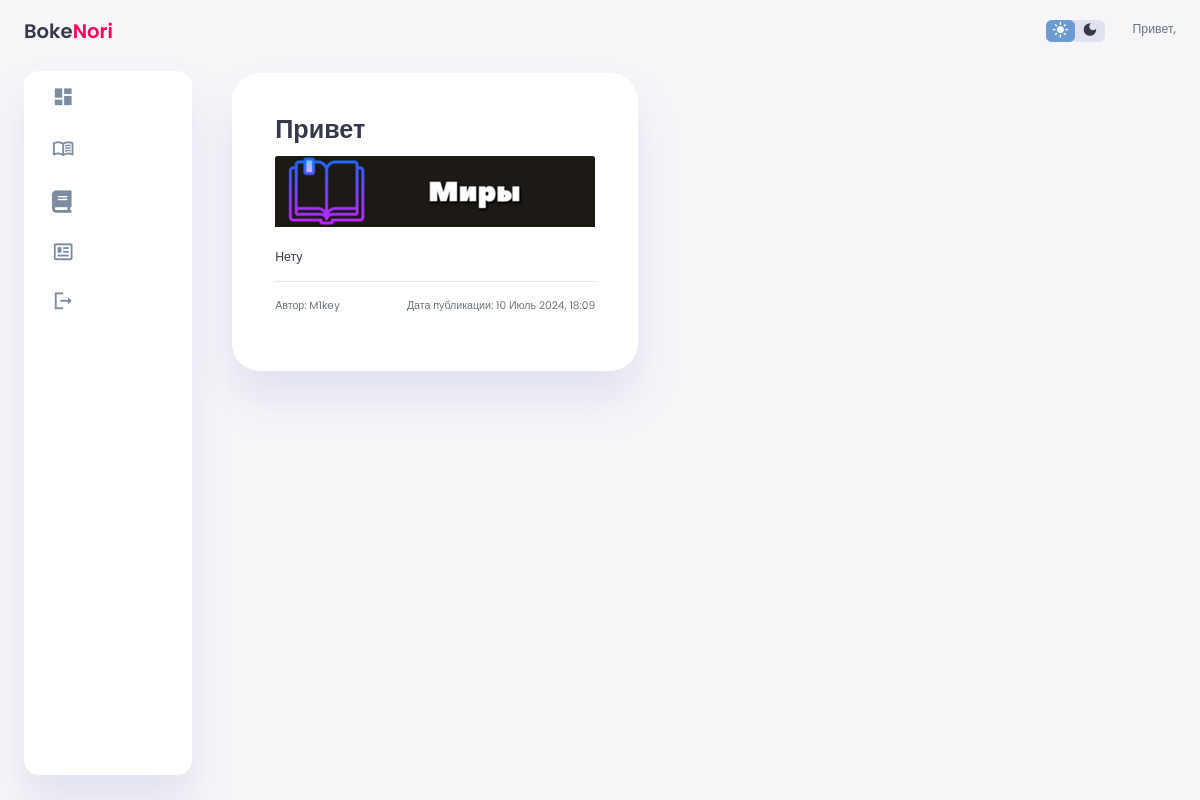
Screenshot of /news/8/ with the database file from the repository.
### applications/models.py (models this page shows, shortened)
class News(models.Model):
    title = models.CharField(max_length=200)
    description = models.TextField()
    content = models.TextField()
    image = models.ImageField(upload_to='news_images/')
    date_published = models.DateTimeField(auto_now_add=True)
    author = models.ForeignKey(User, on_delete=models.CASCADE, null=True)

### applications/views.py (the view)
# urls.py: path('news/<int:pk>/', views.news_detail, name='news_detail'),
def news_detail(request, pk):
    news = get_object_or_404(News, pk=pk)
    return render(request, 'news_detail.html', {'news': news})

### applications/templates/news_detail.html
{% extends 'base.html' %}
{% block content %}
<div class="container mt-4">
    <div class="row">
            <div class="new-users">
                <div class="user-list">
                <div class="card-body">
                    <h1 class="card-title">{{ news.title }}</h1>
                    <img src="{{ news.image.url }}" class="card-img-top mb-4" alt="{{ news.title }}">
                    <p class="card-text">{{ news.content }}</p>
                    <hr>
                    <div class="d-flex justify-content-between">
                        <p class="card-text"><small class="text-muted">Автор: {{ news.author }}</small></p>
                        <p class="card-text"><small class="text-muted">Дата публикации: {{ news.date_published|date:"d F Y, H:i" }}</small></p>
                    </div>
                </div>
            </div>
        </div>
    </div>
</div>
{% endblock %}

### applications/static/css/style.css (style rules this page uses)
:root { --color-primary: #6C9BCF; --color-danger: #FF0060; --color-success: #1B9C85; --color-warning: #F7D060; --color-white: #fff; --color-info-dark: #7d8da1; --color-dark: #363949; --color-light: rgba(132, 139, 200, 0.18); --color-dark-variant: #677483; --color-background: #f6f6f9; --card-border-radius: 2rem; --border-radius-1: 0.4rem; --border-radius-2: 1.2rem; --light-bg-color: #ffffff; --light-text-color: #333333; --card-padding: 1.8rem; --padding-1: 1.2rem; --box-shadow: 0 2rem 3rem var(--color-light); }
body { background-color: var(--color-background); color: var(--color-dark); }
.card-title, .card-text, .card-link, .card-header, .card-footer { color: var(--color-dark); }
* { margin: 0; padding: 0; outline: 0; appearance: 0; border: 0; text-decoration: none; box-sizing: border-box; }
html { font-size: 14px; }
body { width: 100vw; height: 100vh; font-family: 'Poppins', sans-serif; font-size: 0.88rem; user-select: none; overflow-x: hidden; color: var(--color-dark); background-color: var(--color-background); }
img { display: block; width: 100%; object-fit: cover; }
h1 { font-weight: 800; font-size: 1.8rem; }
small { font-size: 0.76rem; }
p { color: var(--color-dark-variant); }
.text-muted { color: var(--color-info-dark); }
main .new-users { margin-top: 1.3rem; }
main .new-users .user-list { background-color: var(--color-white); padding: var(--card-padding); border-radius: var(--card-border-radius); margin-top: 1rem; box-shadow: var(--box-shadow); display: flex; justify-content: space-around; flex-wrap: wrap; gap: 1.4rem; cursor: pointer; transition: all 0.3s ease; }
@media screen and (max-width: 1200px) { .container { width: 95%; grid-template-columns: 7rem auto 23rem; } }
:root { --custom-color-primary: #6C9BCF; }
:root { --bs-primary: var(--custom-color-primary); }
:root { --body-bg: var(--color-background); --body-color: var(--color-dark); --link-color: var(--color-dark); --link-hover-color: var(--color-dark-variant); --btn-primary-bg: var(--color-dark); --btn-primary-color: var(--color-white); --btn-secondary-bg: var(--color-dark-variant); --btn-secondary-color: var(--color-white); --jumbotron-bg: var(--color-dark); --jumbotron-color: var(--color-white); --alert-bg-color: var(--color-dark-variant); --alert-text-color: var(--color-white); --form-bg-color: var(--color-dark-variant); --form-text-color: var(--color-white); --form-placeholder-color: var(--color-dark-variant); --form-border-color: var(--color-dark-variant); }

### rows the page displays
News: title "Привет", image (picture), content "Нету", author "M1key", date_published "10 Июль 2024, 18:09"
